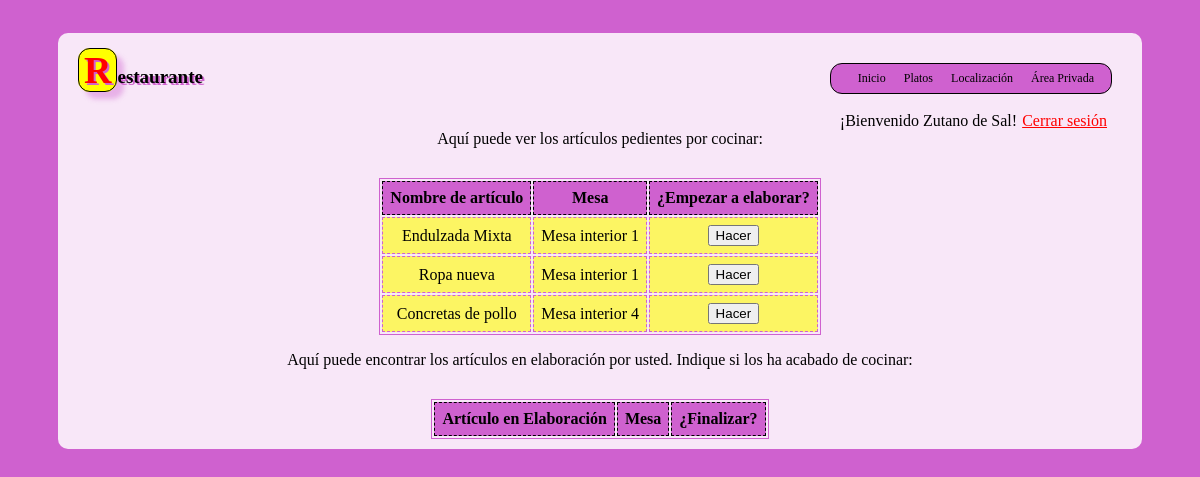
/php/area-privada.php (signed in), run on the app's committed database.
### tables this page shows
CREATE TABLE [articulos]
(
    [id] INTEGER PRIMARY KEY,
    [nombre] NVARCHAR(60),
    [tipo] INTEGER,
    [stock] INTEGER,
    [PVP] DECIMAL(10,2)
);

### php/queries.php (called while the page is built, shortened)
<?php
$db = 0;
function query_from_database($query, $array=array()) {
    global $db;
    $res= $db->prepare($query);
    $res->execute($array);
    if ($res) {
        $res->setFetchMode(PDO::FETCH_NAMED);
    }
    return $res;
}
function get_articulosPendientes(){
    $res = query_from_database('Select articulos.nombre as articulo, mesas.nombre as mesa, lineascomanda.id as id_lineascomanda FROM lineascomanda,articulos, comandas, mesas WHERE cocinero is null and articulos.tipo=1 and articulo=articulos.id and comandas.id=comanda and mesa=mesas.id;');
    return $res;
}

### php/list_show.php (the view, shortened to what this page needs)
<?php
function show_list() {
    if ($_SESSION['tipo_usuario']==1)
        show_camarero_list();
    else{
        show_cocinero_list();
    }
}
function show_cocinero_list() {
    $cabecera = <<<T_HTML
    <p class="clear_both">Aquí puede ver los artículos pedientes por cocinar:</p>
    <table>
        <tr>
            <th>Nombre de artículo</th>
            <th>Mesa</th>
            <th>¿Empezar a elaborar?</th>
        </tr>
T_HTML;
    echo $cabecera;
    $res = get_articulosPendientes();
    if($res){
        foreach($res as $row){
            $fila = <<<T_HTML
            <tr id="pendiente$row[id_lineascomanda]">
            <td> $row[articulo] </td>
            <td> $row[mesa] </td>
            <td> <button class="botonesP" id_usuario="$_SESSION[id_usuario]"  id_lineascomanda="$row[id_lineascomanda]" articulo="$row[articulo]" mesa="$row[mesa]">Hacer</button> </td>
            </tr>
T_HTML;
            echo $fila;
        }
    }
    echo "</table>";
    $cabecera = <<<T_HTML
    <p>Aquí puede encontrar los artículos en elaboración por usted. Indique si los ha acabado de cocinar:</p>
    <table id="tablaHaciendo">
        <tr>
            <th>Artículo en Elaboración</th>
            <th>Mesa</th>
            <th>¿Finalizar?</th>
        </tr>
T_HTML;
    echo $cabecera;
    echo "</table>";
}

### css/estilo.css (style rules this page uses)
@media screen, aural, braille, embossed, handheld, projection, screen, tty, tv { table { clear: both; margin: auto; border: 1px solid #CF61CF; margin-top: 30px; } }
@media screen, aural, braille, embossed, handheld, projection, screen, tty, tv { td, th { padding: 7px; background-color: rgba(255,255,0,0.6); } }
@media screen, aural, braille, embossed, handheld, projection, screen, tty, tv { th { background-color: #CF61CF; border: 1px dashed black; text-align: center; } }
@media screen, aural, braille, embossed, handheld, projection, screen, tty, tv { td { border: 1px dashed #CF61CF; text-align: center; } }
@media screen, aural, braille, embossed, handheld, projection, screen, tty, tv { body { background-color:#CF61CF; padding: 25px 50px 25px 50px; } }
@media screen, aural, braille, embossed, handheld, projection, screen, tty, tv { p { text-align: center; margin-left: 20px; margin-right: 20px; } }
@media screen, aural, braille, embossed, handheld, projection, screen, tty, tv { .clear_both { clear: both; } }

### data on the page
articulos: nombre "Endulzada Mixta", row "Mesa interior 1"
articulos: nombre "Ropa nueva", row "Mesa interior 1"
articulos: nombre "Concretas de pollo", row "Mesa interior 4"

### other printed values
$nombre_usuario "Zutano de Sal"
